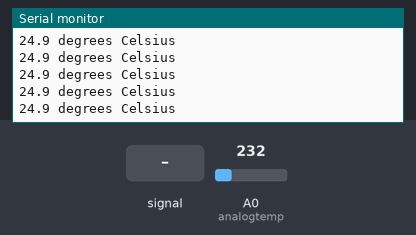
A sketch run on a simulated Arduino Uno, built with avr-gcc and run on an emulated ATmega328P. Parts: the last lines printed to the serial monitor. Inputs (shaded band) come from the test bench; at power-on: A0 (analogtemp) = 232.

Above: at 1.2 s.
1.3 s: A0 (analogtemp) fed a 200 Hz sine of ±81 counts around its level
At 1.9 s:
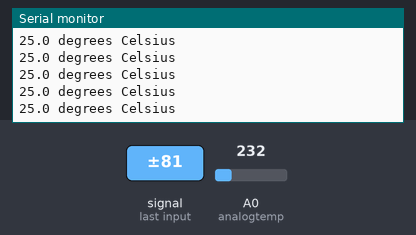
4.3 s: A0 (analogtemp) set to 250
At 5.2 s:
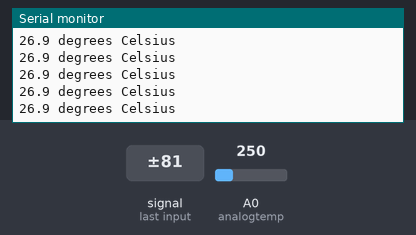
5.8 s: A0 (analogtemp) set to 266
At 6.3 s:
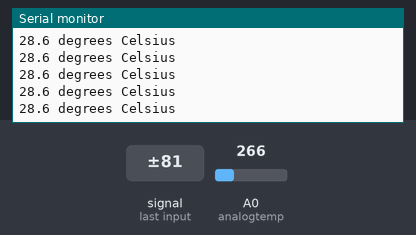
7.3 s: A0 (analogtemp) fed a 1000 Hz sine of ±255 counts around its level
At 7.8 s:
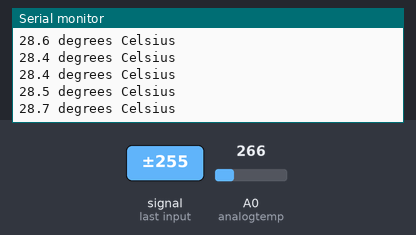
Timing chart, 0 to 9.8 s (numbered marks = the images above; inputs shaded):
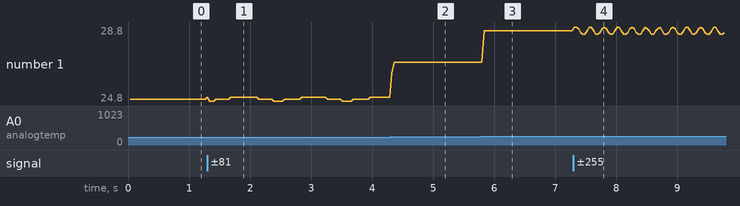

The sketch:

LM35_Temperature_Sensor.ino
```cpp
// (licence header left out)
const int analogtemp=0; // This is the analog pin which is measuring the input voltage from the LM35 temperature sensor
double temp=0, Vin=0, samples[250];
unsigned int j=0;
const double Vref=1100.0;

// The setup function runs only once when you power or reset the board
void setup ()
{
 Serial.begin(9600);
 analogReference(INTERNAL);
}

// The loop function runs indefinitely after the setup function ends
void loop ()
{
 Vin=0;
 temp=0;

  for(j=0 ; j<=249 ; j++)
  {
   samples[j] = (analogRead(analogtemp));    // Each sample is a value from 0 to 1023. Reading "j" values will help making the reading more accurate.
   Vin = Vin + ( samples[j] * Vref/1024.0);  // Here you convert from ADC to miliVolt -> Voltage = ADC*Vref/1024. ADC = [0;1023]
   // For a 10-bit ADC with an 1100mV reference, the most you can measure without saturating the ADC would be (1100mV - 1100mV/1024) = 1098.9mV.
   // In other words, a reading of 1023 from your ADC equals (1023 * 1100/1024mV) equals 1098.9 mV.
   // Remember, 10 bits can only represent a value as large as b1111111111 or decimal 1023.
  }

 Vin=Vin/250.0; // Calculate the average value from all "j" readings.
 temp = (Vin/10.0);
 Serial.print(temp,1);
 Serial.println(" degrees Celsius");
}
```

Measured:
- after the input at 1.3 s, the serial monitor: prints a new line at once (image 1)
- after the input at 4.3 s, the serial monitor: prints a new line at once (image 2)
- after the input at 5.8 s, the serial monitor: prints a new line at once (image 3)
- after the input at 7.3 s, the serial monitor: prints a new line at once (image 4)
- plotted number 1: 24.9 → 25 after the input at 1.3 s, 25 → 26.9 after the input at 4.3 s, 26.9 → 28.6 after the input at 5.8 s, 28.6 → 28.5 after the input at 7.3 s
